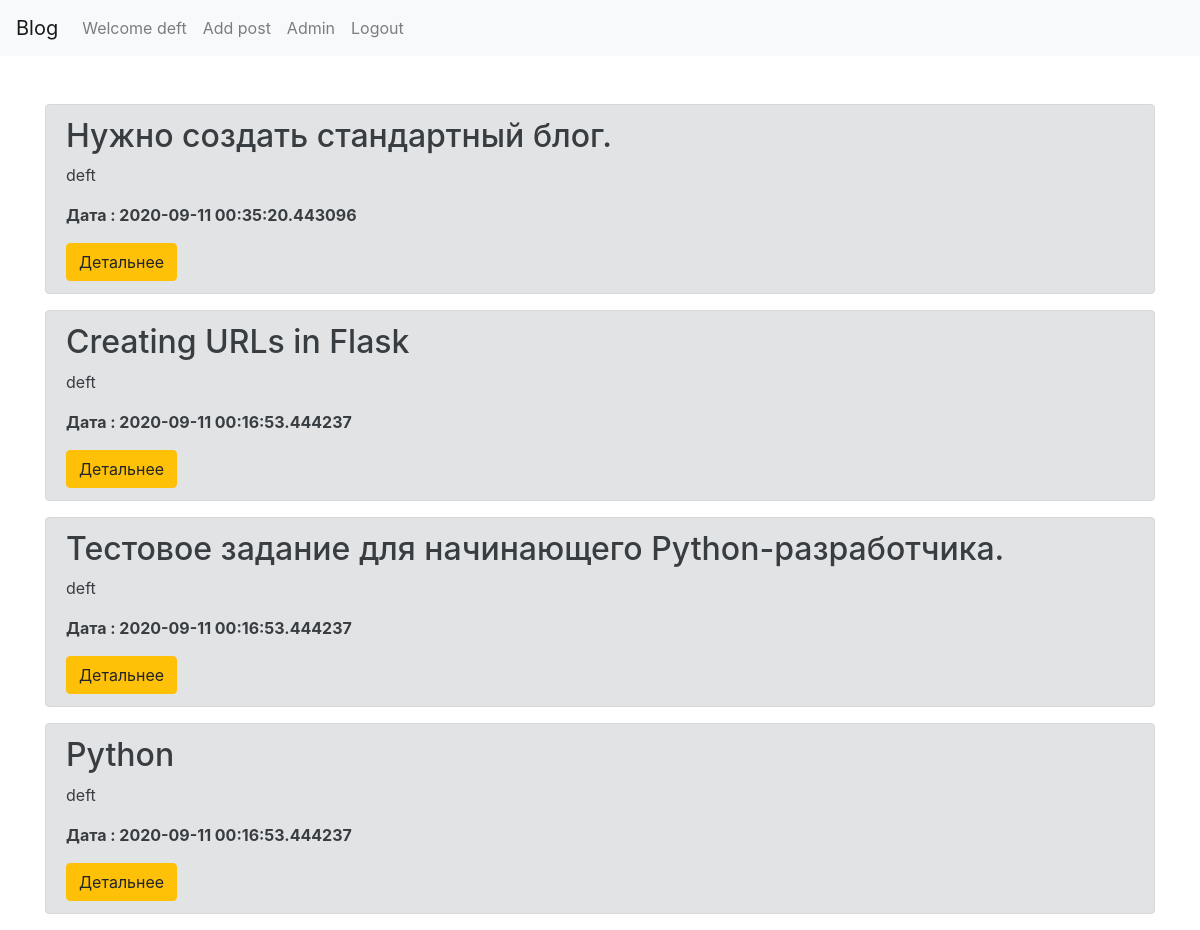
The app's page /post_tag/web (signed in) with its own data.
### app.py (models this page shows, shortened)
class Users(db.Model, UserMixin):
    __tablename__ = 'Users'
    id=db.Column(db.Integer,primary_key=True)
    username=db.Column(db.String(50), nullable = False)
    email=db.Column(db.String(50), nullable = False)
    password = db.Column(db.String(250), nullable = False)
    creationData=db.Column(db.DateTime,default=datetime.now())

class Tag(db.Model):
    id=db.Column(db.Integer,primary_key=True)
    name=db.Column(db.String(100))
    postId=db.Column(db.Integer,  db.ForeignKey('article.id'))

class Article(db.Model):
    id=db.Column(db.Integer,primary_key=True)
    Authors=db.Column(db.String(50), nullable = False)
    Header=db.Column(db.String(300), nullable = False)
    content = db.Column(db.String(1500), nullable = False)
    img1=db.Column(db.String(248), nullable=True)
    creationData=db.Column(db.DateTime,default=datetime.now())
    tagi= db.relationship('Tag',backref='tags',lazy='dynamic')

### app.py (the view)
@app.route('/post_tag/<tag>', methods=['GET','POST'])
def tag(tag):
    if tag:
        articles= Tag.query.filter(Tag.name==tag).all()
        return  render_template('post_tag.html',tags=articles)
    return  render_template('post_tag.html')

### app.py (called while the page is built)
@login_manager.user_loader
def load_user(user_id):
    return Users.query.get(int(user_id))

### templates/post_tag.html (shortened to what this page needs)
        {% extends "base.html" %}
        {% block content %}
<div class="container mt-5">
    {%for tag in tags%}
    <div class="alert alert-secondary">
        <h2>{{tag.tags.Header}}</h2>
        <p>{{ tag.tags.Authors}}</p>
        <p><b>Дата : {{tag.tags.creationData}}</b></p>
        <a href="/show?id={{ tag.tags.id }}"class="btn btn-warning"> Детальнее </a>
    </div>
    {%endfor%}
{% endblock %}

### templates/base.html (shortened to what this page needs)
<!DOCTYPE html>
    <head>
      <link rel="stylesheet" href="https://stackpath.bootstrapcdn.com/bootstrap/4.5.0/css/bootstrap.min.css">
      <nav class="navbar navbar-expand-lg navbar-light bg-light">
        <a class="navbar-brand" href="{{ url_for('index') }}"> Blog</a>
        <div class="collapse navbar-collapse" id="navbarNav">
          <ul class="navbar-nav">
            {% if current_user.is_authenticated %}
            <li class="nav-item">
              <a class="nav-link" > Welcome {{current_user.username}}</a>
            </li>
            <li class="nav-item">
              <a class="nav-link" href="{{ url_for('add') }}" > Add post</a>
            </li>
            <li class="nav-item">
              <a class="nav-link" href="\admin"  >Admin</a>
            </li>
            <li class="nav-item">
              <a class="nav-link" href="{{ url_for('logout') }}"> Logout</a>
            </li>
              {% endif %}
          </ul>
        </div>
      </nav>
      </head>
      <body>
        {%block content%} {%endblock%}
      </body>
</html>

### records on screen
Users: username "deft"
Tag: tags.Header "Нужно создать стандартный блог.", tags.Authors "deft", tags.creationData "2020-09-11 00:35:20.443096"
Tag: tags.Header "Creating URLs in Flask", tags.Authors "deft", tags.creationData "2020-09-11 00:16:53.444237"
Tag: tags.Header "Тестовое задание для начинающего Python-разработчика.", tags.Authors "deft", tags.creationData "2020-09-11 00:16:53.444237"
Tag: tags.Header "Python", tags.Authors "deft", tags.creationData "2020-09-11 00:16:53.444237"
